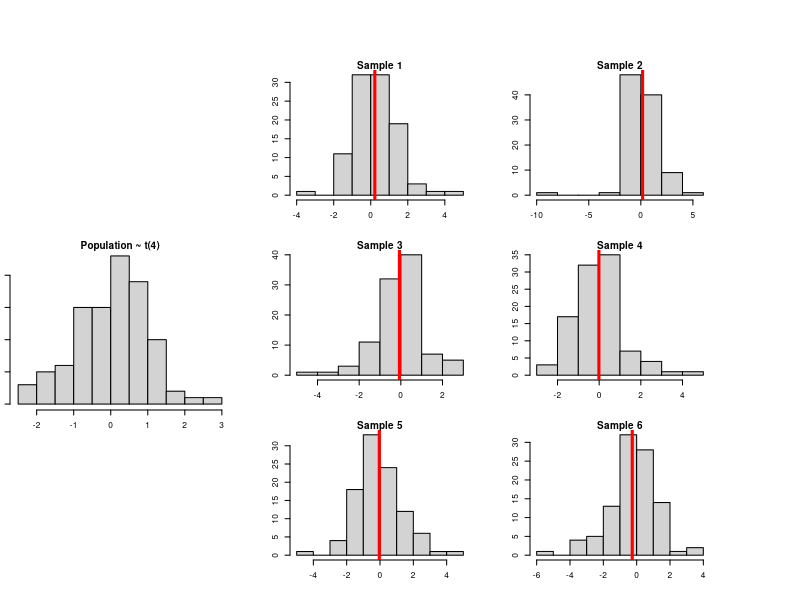
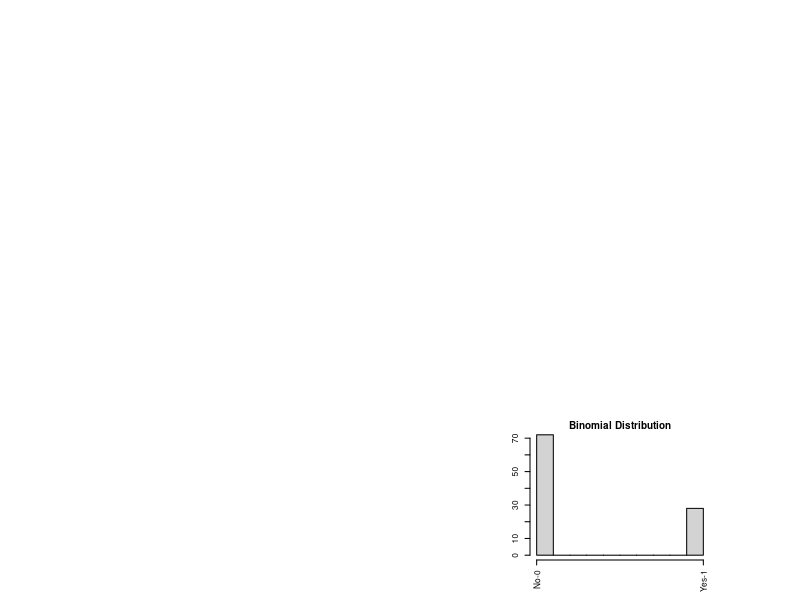
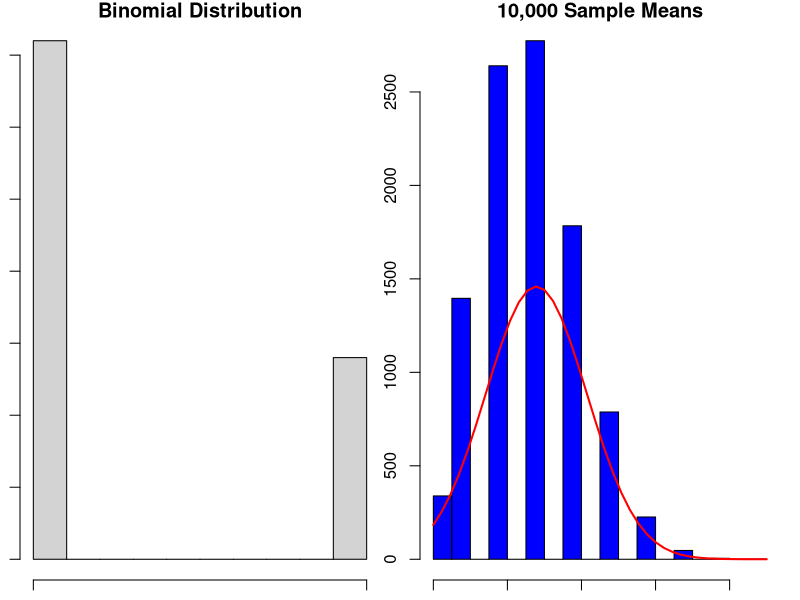
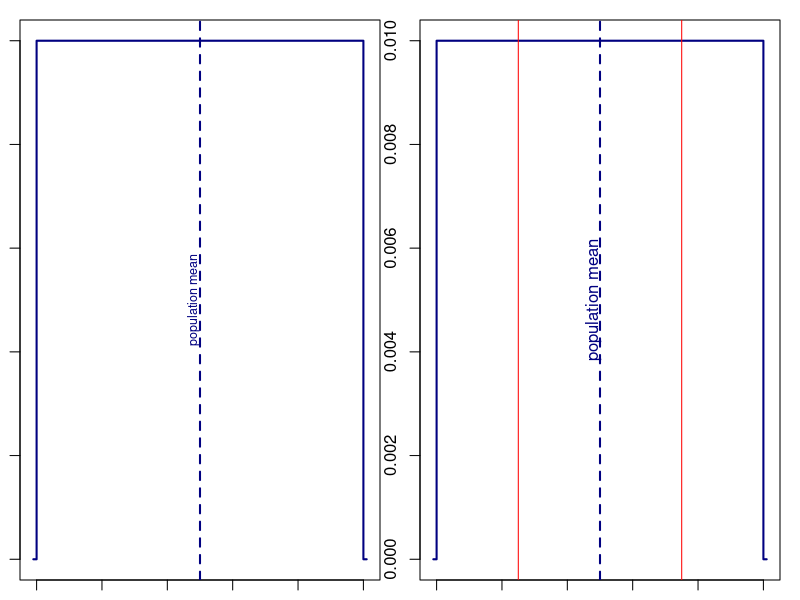
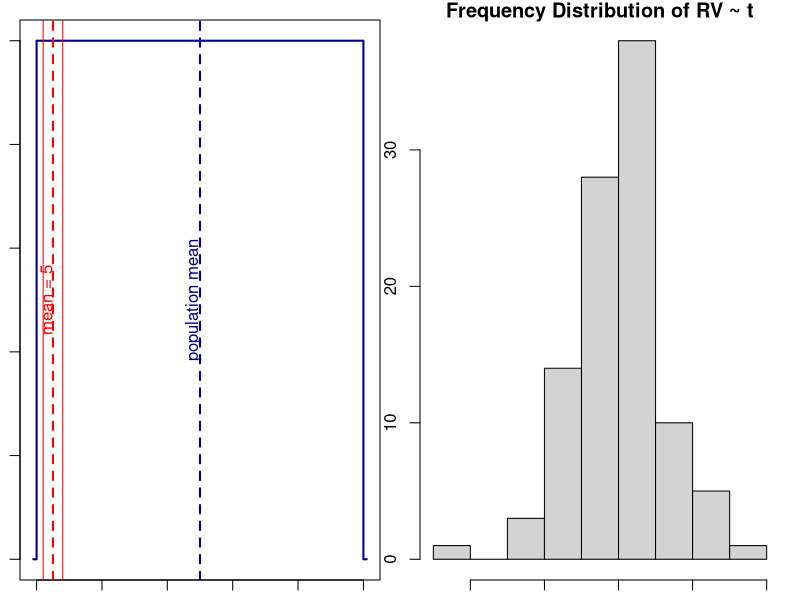
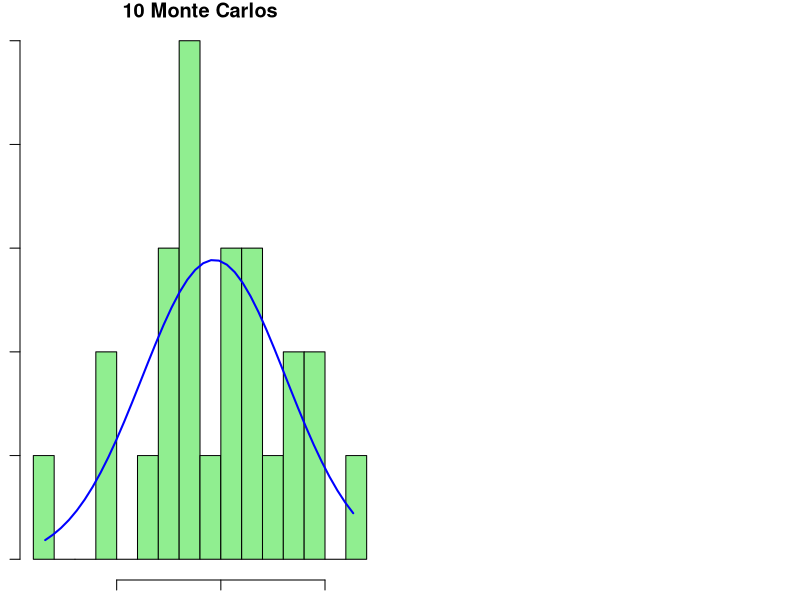
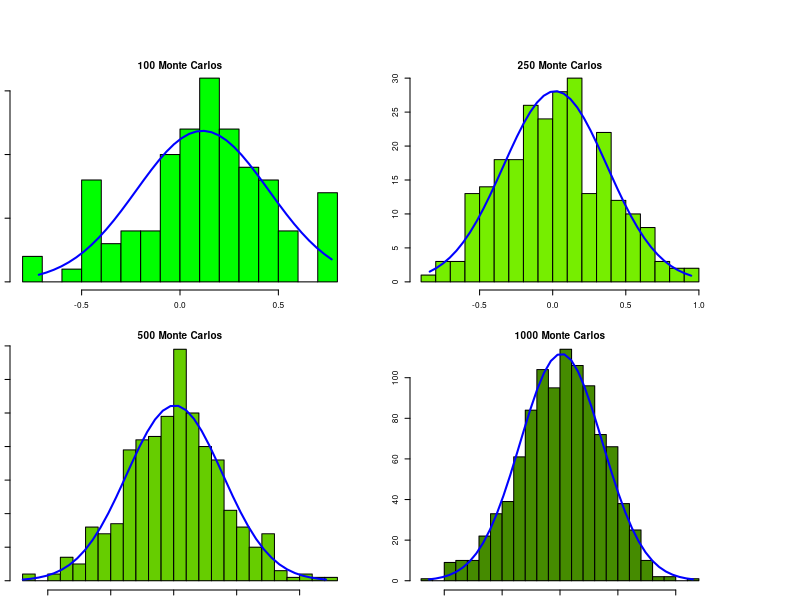
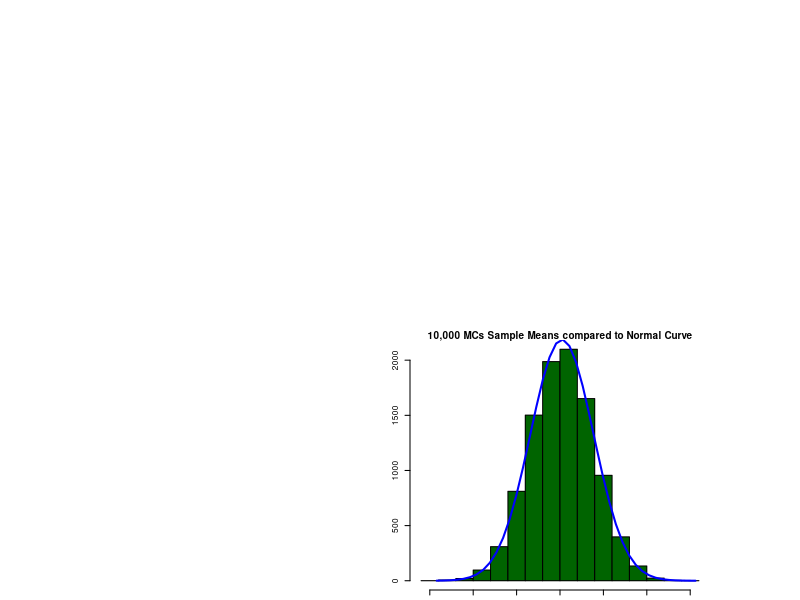

The R script that drew these images, in order:
## ---- chunk 1
par(fig=c(0,.9,0,.9), mar=c(1,1,1,1))
par(fig=c(0,.3,.3,.6),cex=.5)
hist(rt(1:100, df = 4),main='Population ~ t(4)')
#add samples
par(fig=c(.35,0.6,.65,.9), new=TRUE)
smp <-rt(1:100, df = 4) 
hist(smp, main="Sample 1")
abline(v = mean(smp), col="red", lwd=3, lty=1)
par(fig=c(.65,0.9,.65,.9), new=TRUE)
smp <-rt(1:100, df = 4) 
hist(smp, main="Sample 2")
abline(v = mean(smp), col="red", lwd=3, lty=1)
par(fig=c(.35,0.6,.35,.6), new=TRUE)
smp <-rt(1:100, df = 4) 
hist(smp, main="Sample 3")
abline(v = mean(smp), col="red", lwd=3, lty=1)
par(fig=c(.65,0.9,.35,.6), new=TRUE)
smp <-rt(1:100, df = 4) 
hist(smp, main="Sample 4")
abline(v = mean(smp), col="red", lwd=3, lty=1)
par(fig=c(.35,0.6,0.05,.3), new=TRUE)
smp <-rt(1:100, df = 4) 
hist(smp, main="Sample 5")
abline(v = mean(smp), col="red", lwd=3, lty=1)
par(fig=c(.65,0.9,0.05,.3), new=TRUE)
smp <-rt(1:100, df = 4) 
hist(smp, main="Sample 6")
abline(v = mean(smp), col="red", lwd=3, lty=1)
## ---- chunk 2
population <- rbinom(100,1,.3)
hist(population,xaxt='n',xlab='Survey Response',main='Binomial Distribution')
axis(1, at =  c(0,1), labels = c("No-0","Yes-1"), las=2)
## ---- chunk 3
# Sample and compute x_bar_i; store; repeat
x_bar_i <- c()
x_bar_i <- replicate(10000, append(x_bar_i,mean(as.matrix(sample(population,10)))))

#plot
par(mfrow=c(1,2))
hist(population,xaxt='n',xlab='Survey Response',main='Binomial Distribution')
axis(1, at =  c(0,1), labels = c("No - 0","Yes - 1"), las=2)
# Compare frequency dist of x_bar_i to normal curve after 10000 samples
h<-hist(x_bar_i, breaks=20, col="blue", xlab="sample mean",main="10,000 Sample Means")
xfit<-seq(min(x_bar_i),max(x_bar_i),length=40)
yfit<-dnorm(xfit,mean=mean(x_bar_i),sd=sd(x_bar_i))
yfit <- yfit*diff(h$mids[1:2])*length(x_bar_i)
lines(xfit, yfit, col="red", lwd=2)
## ---- chunk 4
curve(dunif(x, min = 0, max = 100), from = -1, to = 101, n = 100000, col = "navy", lwd = 2
      ,ylab='Frequency',xlab='',main='')
abline(v = 50, col="navy", lwd=2, lty=2)
text(48, .005, "population mean", col = "navy",srt=90, cex=.75)
## ---- chunk 5
curve(dunif(x, min = 0, max = 100), from = -1, to = 101, n = 100000, col = "navy", lwd = 2
      ,ylab='Frequency',xlab='',main='')
abline(v = 25, col="red", lwd=1, lty=1)
abline(v = 75, col="red", lwd=1, lty=1)
abline(v = 50, col="navy", lwd=2, lty=2)
text(48, .005, "population mean", col = "navy",srt=90)
## ---- chunk 6
curve(dunif(x, min = 0, max = 100), from = -1, to = 101, n = 100000, col = "navy", lwd = 2
      ,ylab='Frequency',xlab='',main='')
abline(v = 2, col="red", lwd=1, lty=1)
abline(v = 8, col="red", lwd=1, lty=1)
abline(v = 5, col="red", lwd=2, lty=2)
text(3, .005, "mean = 5", col = "red",srt=90)
abline(v = 50, col="navy", lwd=2, lty=2)
text(48, .005, "population mean", col = "navy",srt=90)
## ---- chunk 7
population <- rt(1:100, df = 5)
hist(population, main='Frequency Distribution of RV ~ t')
## ---- chunk 8
# Sample and compute x_bar_i; store; repeat 24 times and check
x_bar_i <- c()
x_bar_i <- replicate(25, append(x_bar_i,mean(as.matrix(sample(population,10)))))

# Compare frequency dist of x_bar_i to normal curve after 50 samples
h<-hist(x_bar_i, breaks=20, col="light green", xlab="sample mean",
        main="10 Monte Carlos")
xfit<-seq(min(x_bar_i),max(x_bar_i),length=40)
yfit<-dnorm(xfit,mean=mean(x_bar_i),sd=sd(x_bar_i))
yfit <- yfit*diff(h$mids[1:2])*length(x_bar_i)
lines(xfit, yfit, col="blue", lwd=2)
## ---- chunk 9
par(fig=c(0,.9,0,.9), mar=c(1,1,1,1),cex=.5)
#Run 100 simulations: 500 total
par(fig=c(0,0.45,.5,.9))
x_bar_i <- c()
x_bar_i <- replicate(100, append(x_bar_i,mean(as.matrix(sample(population,10)))))
# Compare frequency dist of x_bar_i to normal curve after 10,000 Monte Carlos
h<-hist(x_bar_i, breaks=20, col="green", xlab="sample mean",
        main="100 Monte Carlos")
xfit<-seq(min(x_bar_i),max(x_bar_i),length=40)
yfit<-dnorm(xfit,mean=mean(x_bar_i),sd=sd(x_bar_i))
yfit <- yfit*diff(h$mids[1:2])*length(x_bar_i)
lines(xfit, yfit, col="blue", lwd=2)

#Run 250 simulations
par(fig=c(.5,.9,.5,.9),new=TRUE)
x_bar_i <- c()
x_bar_i <- replicate(250, append(x_bar_i,mean(as.matrix(sample(population,10)))))
# Compare frequency dist of x_bar_i to normal curve after 10,000 Monte Carlos
h<-hist(x_bar_i, breaks=20, col="chartreuse2", xlab="sample mean",
        main="250 Monte Carlos")
xfit<-seq(min(x_bar_i),max(x_bar_i),length=40)
yfit<-dnorm(xfit,mean=mean(x_bar_i),sd=sd(x_bar_i))
yfit <- yfit*diff(h$mids[1:2])*length(x_bar_i)
lines(xfit, yfit, col="blue", lwd=2)

#Run 500 simulations
par(fig=c(0,.45,.0,.45),new=TRUE)
x_bar_i <- c()
x_bar_i <- replicate(500, append(x_bar_i,mean(as.matrix(sample(population,10)))))
# Compare frequency dist of x_bar_i to normal curve after 10,000 Monte Carlos
h<-hist(x_bar_i, breaks=20, col="chartreuse3", xlab="sample mean",
        main="500 Monte Carlos")
xfit<-seq(min(x_bar_i),max(x_bar_i),length=40)
yfit<-dnorm(xfit,mean=mean(x_bar_i),sd=sd(x_bar_i))
yfit <- yfit*diff(h$mids[1:2])*length(x_bar_i)
lines(xfit, yfit, col="blue", lwd=2)

#Run 1000 simulations
par(fig=c(.5,.9,.0,.45),new=TRUE)
x_bar_i <- c()
x_bar_i <- replicate(1000, append(x_bar_i,mean(as.matrix(sample(population,10)))))
# Compare frequency dist of x_bar_i to normal curve after 10,000 Monte Carlos
h<-hist(x_bar_i, breaks=20, col="chartreuse4", xlab="sample mean",
        main="1000 Monte Carlos")
xfit<-seq(min(x_bar_i),max(x_bar_i),length=40)
yfit<-dnorm(xfit,mean=mean(x_bar_i),sd=sd(x_bar_i))
yfit <- yfit*diff(h$mids[1:2])*length(x_bar_i)
lines(xfit, yfit, col="blue", lwd=2)
## ---- chunk 10
x_bar_i <- c()
#Run 10000 simulations
x_bar_i <- replicate(10000, append(x_bar_i,mean(as.matrix(sample(population,10)))))
# Compare frequency dist of x_bar_i to normal curve after 10,000 Monte Carlos
h<-hist(x_bar_i, breaks=20, col="dark green", xlab="sample mean",
        main="10,000 MCs Sample Means compared to Normal Curve")
xfit<-seq(min(x_bar_i),max(x_bar_i),length=40)
yfit<-dnorm(xfit,mean=mean(x_bar_i),sd=sd(x_bar_i))
yfit <- yfit*diff(h$mids[1:2])*length(x_bar_i)
lines(xfit, yfit, col="blue", lwd=2)
